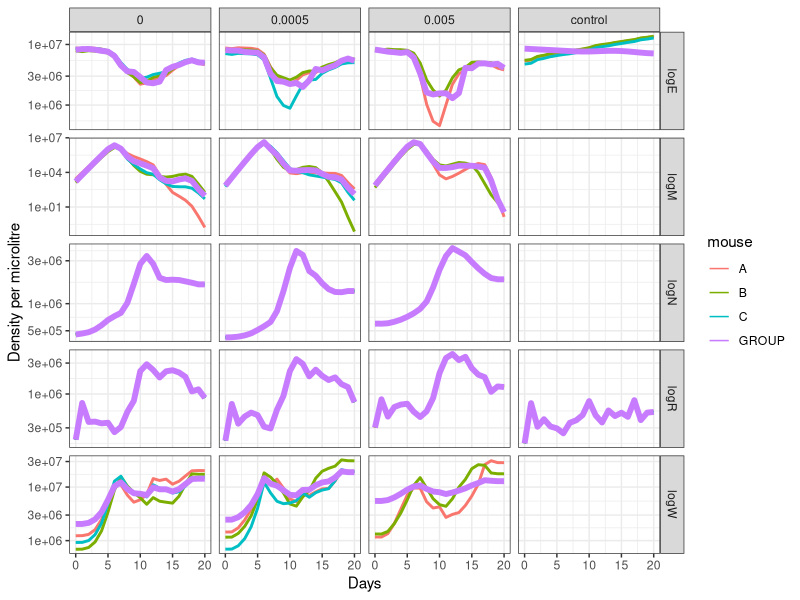
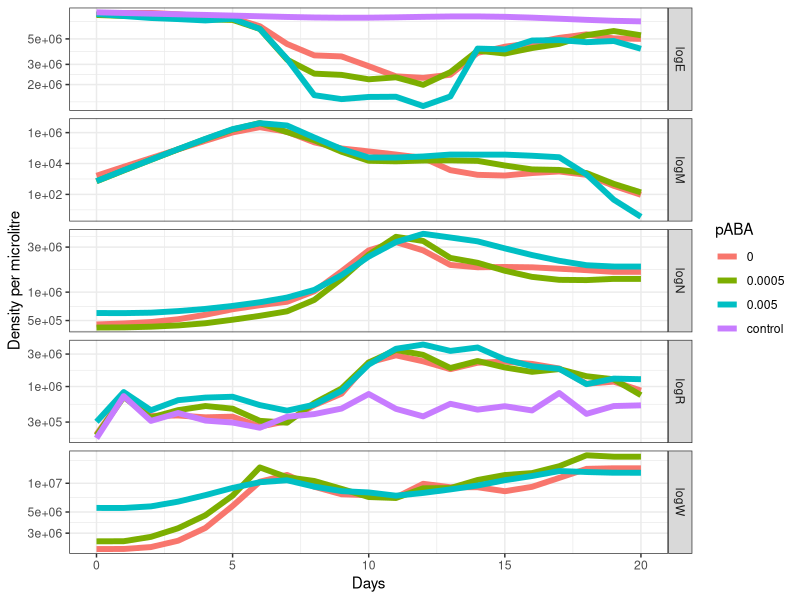
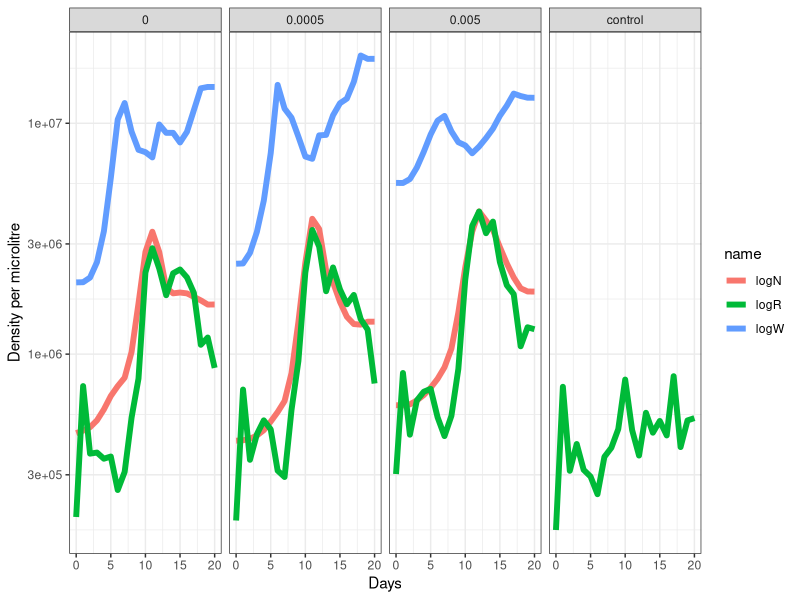
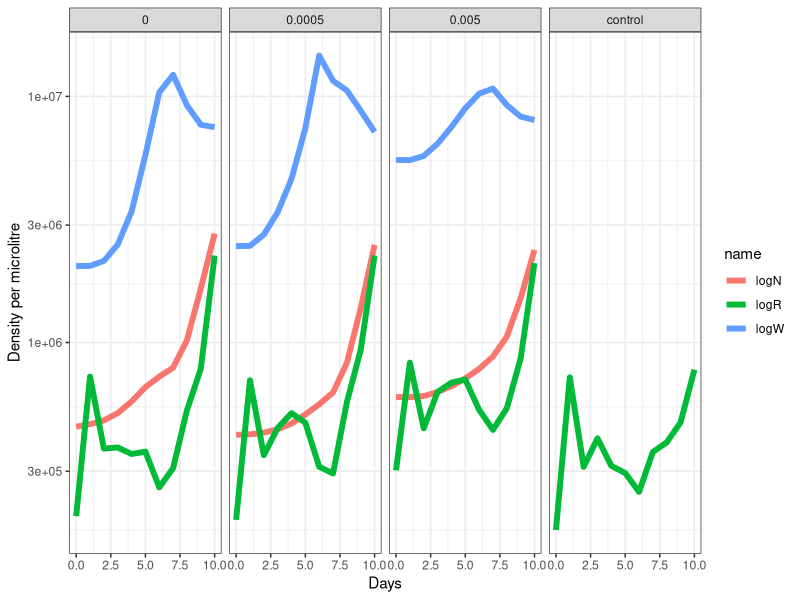
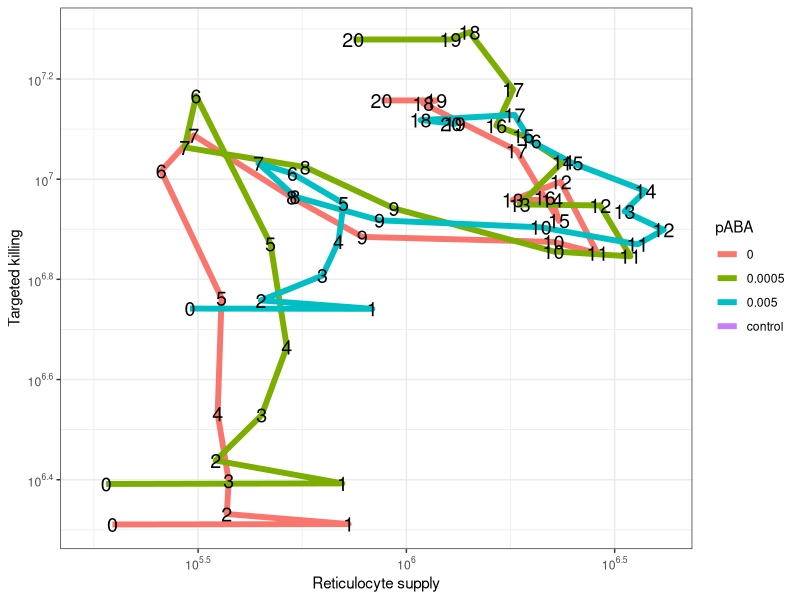
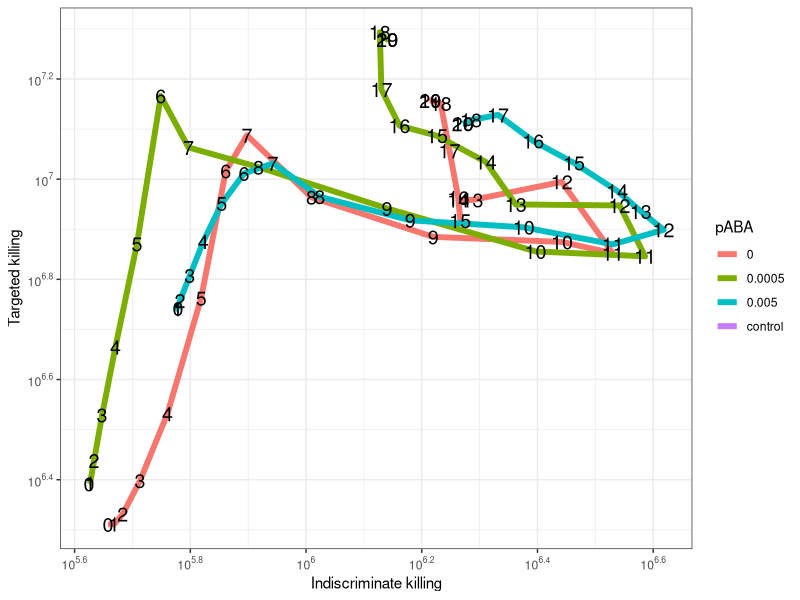
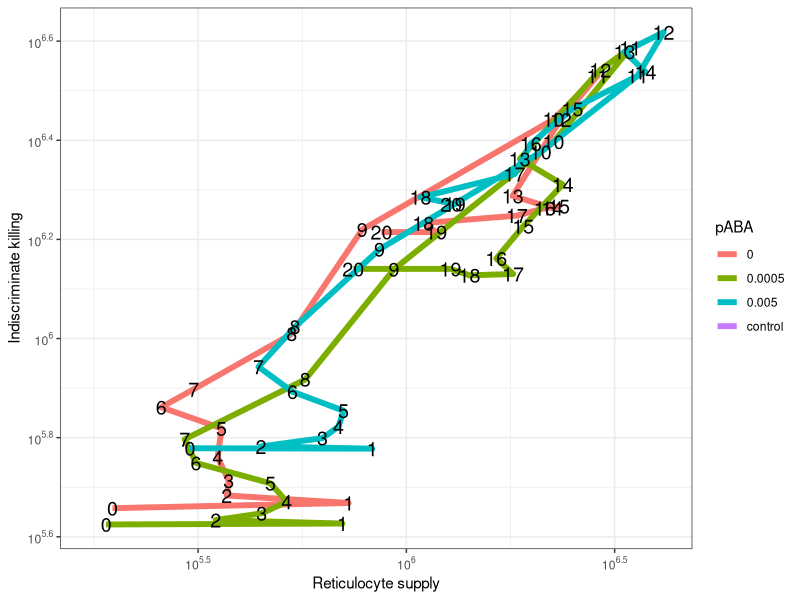
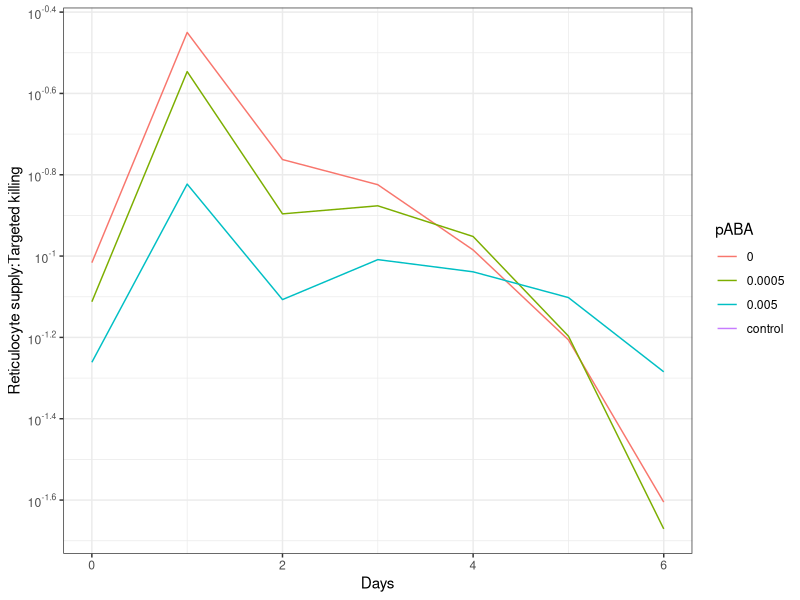

Recreate these plots in R, in order. (Note: this script raises an error after producing the figures.)
library(tidyverse)
library(scales)

setwd("~/Documents/GitHub/bdd/nw11_hier/")

coef_df <- read_csv("est_coefs_joint_v3.csv")
po_df <- read_csv("est_po_joint_v3.csv") |>
  mutate(pABA=case_match(
    box,
    "01"~"0.05",
    "02"~"0.005",
    "03"~"0.0005",
    "04"~"0",
    "05"~"control"
  ))

po_df |> 
  ggplot(aes(x=time,y=value,color=mouse,linewidth=mouse=="GROUP"))+
  geom_line()+
  scale_linewidth_manual(guide="none",values=c(`TRUE`=2,`FALSE`=1))+
  scale_y_log10()+
  xlab("Days")+ylab("Density per microlitre")+
  facet_grid(name~pABA,scales="free_y")+
  theme_bw()

po_df |>
  filter(mouse=="GROUP") |>
  ggplot(aes(x=time,y=value,color=pABA))+
  geom_line(linewidth=2)+
  scale_y_log10()+
  xlab("Days")+ylab("Density per microlitre")+
  facet_grid(name~.,scales="free_y")+
  theme_bw()

po_df |>
  filter(mouse=="GROUP",name!="logE",name!="logM") |>
  ggplot(aes(x=time,y=value,color=name))+
  geom_line(linewidth=2)+
  scale_y_log10()+
  xlab("Days")+ylab("Density per microlitre")+
  facet_grid(.~pABA)+
  theme_bw()

po_df |>
  filter(mouse=="GROUP",name!="logE",name!="logM",time<=10) |>
  ggplot(aes(x=time,y=value,color=name))+
  geom_line(linewidth=2)+
  scale_y_log10()+
  xlab("Days")+ylab("Density per microlitre")+
  facet_grid(.~pABA)+
  theme_bw()

po_df |>
  filter(mouse=="GROUP") |>
  pivot_wider(names_from="name",values_from="value") |>
  ggplot(aes(x=logR,y=logW,color=pABA))+
  geom_path(linewidth=2)+
  geom_text(aes(label=time),col="black",size=5)+
  scale_x_log10(breaks = trans_breaks("log10", function(x) 10^x), 
                labels=trans_format('log10',math_format(10^.x)))+
  scale_y_log10(breaks = trans_breaks("log10", function(x) 10^x), 
                labels=trans_format('log10',math_format(10^.x)))+
  xlab("Reticulocyte supply")+ylab("Targeted killing")+
  theme_bw()

po_df |>
  filter(mouse=="GROUP") |>
  pivot_wider(names_from="name",values_from="value") |>
  ggplot(aes(x=logN,y=logW,color=pABA))+
  geom_path(linewidth=2)+
  geom_text(aes(label=time),col="black",size=5)+
  scale_x_log10(breaks = trans_breaks("log10", function(x) 10^x), 
                labels=trans_format('log10',math_format(10^.x)))+
  scale_y_log10(breaks = trans_breaks("log10", function(x) 10^x), 
                labels=trans_format('log10',math_format(10^.x)))+
  xlab("Indiscriminate killing")+ylab("Targeted killing")+
  theme_bw()

po_df |>
  filter(mouse=="GROUP") |>
  pivot_wider(names_from="name",values_from="value") |>
  ggplot(aes(x=logR,y=logN,color=pABA))+
  geom_path(linewidth=2)+
  geom_text(aes(label=time),col="black",size=5)+
  scale_x_log10(breaks = trans_breaks("log10", function(x) 10^x), 
                labels=trans_format('log10',math_format(10^.x)))+
  scale_y_log10(breaks = trans_breaks("log10", function(x) 10^x), 
                labels=trans_format('log10',math_format(10^.x)))+
  xlab("Reticulocyte supply")+ylab("Indiscriminate killing")+
  theme_bw()



po_df |>
  filter(mouse=="GROUP",time<=6) |>
  pivot_wider(names_from="name",values_from="value") |>
  ggplot(aes(x=time,y=logR/logW,color=pABA))+
  geom_line()+
  scale_y_log10(breaks = trans_breaks("log10", function(x) 10^x), 
                labels=trans_format('log10',math_format(10^.x)))+
  xlab("Days")+ylab("Reticulocyte supply:Targeted killing")+
  theme_bw()

po_df |>
  filter(mouse=="GROUP",time<=20) |>
  pivot_wider(names_from="name",values_from="value") |>
  ggplot(aes(x=logE,y=lag(logR),color=pABA))+
  geom_path(linewidth=2)+
  geom_text(aes(label=time),col="black",size=5)+
  scale_x_log10(breaks = trans_breaks("log10", function(x) 10^x), 
                labels=trans_format('log10',math_format(10^.x)))+
  scale_y_log10(breaks = trans_breaks("log10", function(x) 10^x), 
                labels=trans_format('log10',math_format(10^.x)))+
  xlab("Erythrocytes")+ylab("Reticulocytes")+
  theme_bw()

po_df |>
  filter(mouse=="GROUP",time<=20) |>
  pivot_wider(names_from="name",values_from="value") |>
  ggplot(aes(x=logE,y=lead(logR),color=pABA))+
  geom_path(linewidth=2)+
  geom_text(aes(label=time),col="black",size=5)+
  scale_x_log10(breaks = trans_breaks("log10", function(x) 10^x), 
                labels=trans_format('log10',math_format(10^.x)))+
  scale_y_log10(breaks = trans_breaks("log10", function(x) 10^x), 
                labels=trans_format('log10',math_format(10^.x)))+
  xlab("Erythrocytes")+ylab("Reticulocytes")+
  theme_bw()

po_df |>
  filter(mouse=="GROUP",time<=7) |>
  pivot_wider(names_from="name",values_from="value") |>
  ggplot(aes(x=logE,y=lead(logR),color=pABA))+
  geom_path(linewidth=2)+
  geom_text(aes(label=time),col="black",size=5)+
  scale_x_log10(breaks = trans_breaks("log10", function(x) 10^x), 
                labels=trans_format('log10',math_format(10^.x)))+
  scale_y_log10(breaks = trans_breaks("log10", function(x) 10^x), 
                labels=trans_format('log10',math_format(10^.x)))+
  xlab("Erythrocytes")+ylab("Reticulocytes")+
  theme_bw()

po_df |>
  filter(mouse=="GROUP",time<=20) |>
  pivot_wider(names_from="name",values_from="value") |>
  ggplot(aes(x=logE,y=lead(logR)))+
  geom_point(aes(color=pABA))+
  xlab("Erythrocytes (t)")+ylab("Reticulocytes (t+1)")+
  theme_bw()


data_full |>
  filter(day<=20,paba!="0.05",paba!="control") |>
  ggplot()+
  geom_point(aes(x=day,y=Pd,col=mouse))+
  scale_y_log10(breaks = trans_breaks("log10", function(x) 10^x), 
                labels=trans_format('log10',math_format(10^.x)))+
  facet_grid(mouse~paba)+
  theme_bw()

data_full |>
  filter(day<=20,paba!="0.05",paba!="control") |>
  ggplot()+
  geom_point(aes(x=day,y=Eryth,col=mouse))+
  scale_y_log10(breaks = trans_breaks("log10", function(x) 10^x), 
                labels=trans_format('log10',math_format(10^.x)))+
  facet_grid(mouse~paba)+
  theme_bw()

data_full |>
  filter(day<=20) |>
  select(day,mouse,paba,Pd,Eryth,Retic) |>
  View()

po_df |>
  filter(mouse=="GROUP",time<=10) |>
  pivot_wider(names_from="name",values_from="value") |>
  ggplot(aes(x=lag(logE),y=logR,color=pABA))+
  geom_point()+
  facet_wrap(time~.,scales="free")+
  xlab("Erythrocytes (t)")+ylab("Reticulocytes (t+1)")+
  theme_bw()


